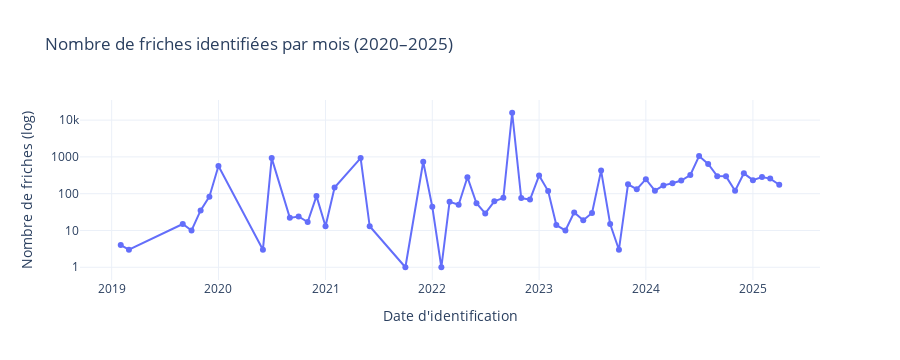

Write notebook code for a chart like this one.
### Code cell
import plotly.express as px

# Filtrage sur les dates entre 2019 et 2025
mask_years = df["site_identif_date"].dt.year.between(2019, 2025)
df_filtered = df.loc[mask_years].copy()

# Agrégation par mois
df_filtered['periode'] = df_filtered['site_identif_date'].dt.to_period('M').dt.to_timestamp()

# Comptage par mois
agg = df_filtered['periode'].value_counts().sort_index().reset_index()
agg.columns = ['Date', 'Nombre de friches']

# Plot avec échelle log
fig = px.line(
    agg,
    x='Date',
    y='Nombre de friches',
    title='Nombre de friches identifiées par mois (2020–2025)',
    markers=True
)

fig.update_layout(
    xaxis_title="Date d'identification",
    yaxis_title="Nombre de friches (log)",
    yaxis_type='log',
    template="plotly_white"
)

fig.show()

### Figure 1 — Plotly figure (JSON) as saved in the notebook; plotly's stock layout.template omitted (floating-point values rounded to 4 significant figures)
{"data": [{"hovertemplate": "Date=%{x}<br>Nombre de friches=%{y}<extra></extra>", "legendgroup": "", "line": {"color": "#636efa", "dash": "solid"}, "marker": {"symbol": "circle"}, "mode": "lines+markers", "name": "", "orientation": "v", "showlegend": false, "type": "scatter", "x": ["2019-02-01T00:00:00", "2019-03-01T00:00:00", "2019-09-01T00:00:00", "2019-10-01T00:00:00", "2019-11-01T00:00:00", "2019-12-01T00:00:00", "2020-01-01T00:00:00", "2020-06-01T00:00:00", "2020-07-01T00:00:00", "2020-09-01T00:00:00", "2020-10-01T00:00:00", "2020-11-01T00:00:00", "2020-12-01T00:00:00", "2021-01-01T00:00:00", "2021-02-01T00:00:00", "2021-05-01T00:00:00", "2021-06-01T00:00:00", "2021-10-01T00:00:00", "2021-12-01T00:00:00", "2022-01-01T00:00:00", "2022-02-01T00:00:00", "2022-03-01T00:00:00", "2022-04-01T00:00:00", "2022-05-01T00:00:00", "2022-06-01T00:00:00", "2022-07-01T00:00:00", "2022-08-01T00:00:00", "2022-09-01T00:00:00", "2022-10-01T00:00:00", "2022-11-01T00:00:00", "2022-12-01T00:00:00", "2023-01-01T00:00:00", "2023-02-01T00:00:00", "2023-03-01T00:00:00", "2023-04-01T00:00:00", "2023-05-01T00:00:00", "2023-06-01T00:00:00", "2023-07-01T00:00:00", "2023-08-01T00:00:00", "2023-09-01T00:00:00", "2023-10-01T00:00:00", "2023-11-01T00:00:00", "2023-12-01T00:00:00", "2024-01-01T00:00:00", "2024-02-01T00:00:00", "2024-03-01T00:00:00", "2024-04-01T00:00:00", "2024-05-01T00:00:00", "2024-06-01T00:00:00", "2024-07-01T00:00:00", "2024-08-01T00:00:00", "2024-09-01T00:00:00", "2024-10-01T00:00:00", "2024-11-01T00:00:00", "2024-12-01T00:00:00", "2025-01-01T00:00:00", "2025-02-01T00:00:00", "2025-03-01T00:00:00", "2025-04-01T00:00:00"], "xaxis": "x", "y": [4, 3, 15, 10, 35, 83, 568, 3, 927, 22, 24, 17, 86, 13, 147, 931, 13, 1, 738, 44, 1, 60, 50, 281, 55, 29, 62, 77, 15859, 76, 69, 311, 118, 14, 10, 31, 19, 30, 424, 15, 3, 180, 133, 248, 121, 168, 193, 228, 322, 1052, 645, 300, 296, 120, 357, 233, 284, 257, 175], "yaxis": "y"}], "layout": {"height": 360, "legend": {"tracegroupgap": 0}, "title": {"text": "Nombre de friches identifiées par mois (2020–2025)"}, "xaxis": {"anchor": "y", "autorange": true, "domain": [0, 1], "range": ["2018-09-17 19:21:31.4856", "2025-08-15 04:38:28.5144"], "title": {"text": "Date d'identification"}, "type": "date"}, "yaxis": {"anchor": "x", "autorange": true, "domain": [0, 1], "range": [-0.3466, 4.547], "title": {"text": "Nombre de friches (log)"}, "type": "log"}}}
